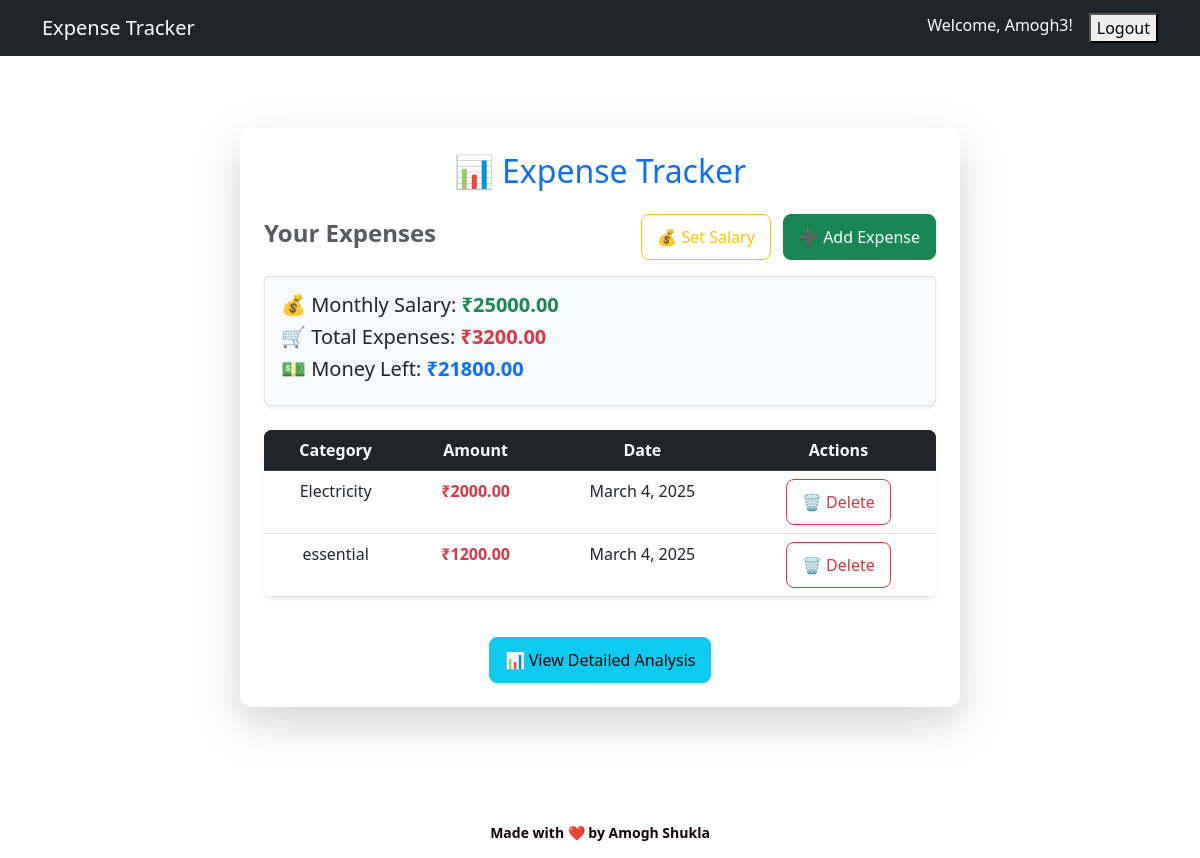
The app's page /Expense/ (signed in) with its own data.
### Expense/models.py (models this page shows, shortened)
class Salary(models.Model):
    user = models.OneToOneField(User, on_delete=models.CASCADE, null=True)
    amount = models.DecimalField(max_digits=10, decimal_places=2, default=0.00)

class Expense(models.Model):
    user = models.ForeignKey(User, on_delete=models.CASCADE, null=True, blank=True)  # Add user
    category = models.CharField(max_length=255, default="0")
    title = models.CharField(max_length=200, default="Untitled Expense")
    amount = models.DecimalField(max_digits=10, decimal_places=2)
    date = models.DateField(auto_now_add=True)
    description = models.TextField(blank=True, null=True)

### Expense/views.py (the view)
# urls.py: path('', views.expense_list, name='expense_list'),
@login_required
def expense_list(request):
    expenses = Expense.objects.filter(user=request.user)
    total_expense = sum(exp.amount for exp in expenses)
    salary_obj, created = Salary.objects.get_or_create(user=request.user, defaults={'amount': 0})
    money_left = salary_obj.amount - total_expense
    return render(request, 'Expense/list.html', {
        'expenses': expenses,
        'salary': salary_obj.amount,
        'money_left': money_left,
        'total_expense': total_expense
    })

### Expense/templates/Expense/list.html (shortened to what this page needs)
{% extends 'base.html' %}
{% block content %}
<div class="container mt-5">
    <div class="row justify-content-center">
        <div class="col-md-8">
            <div class="card shadow-lg p-4">
                <h2 class="text-center text-primary mb-4">📊 Expense Tracker</h2>
                <div class="d-flex justify-content-between align-items-center mb-3">
                    <h4 class="text-muted">Your Expenses</h4>
                    <div>
                        <a href="{% url 'set_salary' %}" class="btn btn-outline-warning me-2">💰 Set Salary</a>
                        <a href="{% url 'add_expense' %}" class="btn btn-success">➕ Add Expense</a>
                    </div>
                </div>
                <div class="mb-4 p-3 bg-light border rounded shadow-sm">
                    <h5>💰 Monthly Salary: <span class="text-success fw-bold">₹{{ salary }}</span></h5>
                    <h5>🛒 Total Expenses: <span class="text-danger fw-bold">₹{{ total_expense }}</span></h5>
                    <h5>💵 Money Left: <span class="text-primary fw-bold">₹{{ money_left }}</span></h5>
                </div>
                {% if expenses %}
                    <table class="table table-hover text-center shadow-sm">
                        <thead class="table-dark">
                            <tr>
                                <th>Category</th>
                                <th>Amount</th>
                                <th>Date</th>
                                <th>Actions</th>
                            </tr>
                        </thead>
                        <tbody>
                            {% for expense in expenses %}
                            <tr>
                                <td>{{ expense.category }}</td>
                                <td class="fw-bold text-danger">₹{{ expense.amount }}</td>
                                <td>{{ expense.date }}</td>
                                <td>
                                    <a href="{% url 'delete_expense' expense.id %}" class="btn btn-outline-danger btn-sm">🗑️ Delete</a>
                                </td>
                            </tr>
                            {% endfor %}
                        </tbody>
                    </table>
                {% else %}
                    <p class="text-center text-muted">No expenses added yet. Start tracking now! 📈</p>
                {% endif %}
                <div class="text-center mt-4">
                    <a href="{% url 'expense_analysis' %}" class="btn btn-info btn-lg shadow-sm">📊 View Detailed Analysis</a>
                </div>
            </div>
        </div>
    </div>
</div>
<footer >
    <p>Made with ❤️ by <strong>Amogh Shukla</strong></p>
</footer>
{% endblock %}

### Expense/templates/base.html (shortened to what this page needs)
<!DOCTYPE html>
<html lang="en">
<head>
    <link rel="stylesheet" href="https://cdn.jsdelivr.net/npm/bootstrap@5.3.0/dist/css/bootstrap.min.css">
</head>
<body>
    <nav class="navbar navbar-expand-lg navbar-dark bg-dark">
        <div class="container">
            <a class="navbar-brand" href="{% url 'expense_list' %}">Expense Tracker</a>
            <div class="collapse navbar-collapse" id="navbarNav">
                <ul class="navbar-nav ms-auto">
                    {% if user.is_authenticated %}
                        <li class="nav-item">
                            <span class="navbar-text text-white me-3">Welcome, {{ user.username }}!</span>
                        </li>
                        <li class="nav-item">
                            <form action="/accounts/logout/" method="post">
                                <button type="submit">Logout</button>
                            </form>
                        </li>
                    {% endif %}
                </ul>
            </div>
        </div>
    </nav>
    <div class="container mt-4">
        {% block content %}{% endblock %}
    </div>
</body>
</html>

### Expense/templates/Expense/list.html (style rules this page uses)
html, body { height: 100%; margin: 0; padding: 0; display: flex; flex-direction: column; }
.container { flex: 1; }
.card { border-radius: 12px; border: none; background: #fff; box-shadow: 0px 4px 15px rgba(0, 0, 0, 0.1); }
.btn { font-size: 16px; padding: 10px 15px; border-radius: 8px; transition: 0.3s; }
.table { border-radius: 8px; overflow: hidden; }
.table-dark { background-color: #343a40; color: white; }
.text-muted { font-weight: bold; }
footer { color: #0f0505; text-align: center; padding: 15px; margin-top: 100px; }
footer p { margin: 0; font-size: 14px; font-weight: bold; }

### records on screen
Salary: amount "25000.00"
Expense: category "Electricity", amount "2000.00", date "March 4, 2025"
Expense: category "essential", amount "1200.00", date "March 4, 2025"

### other values on screen
{{ user.username }} "Amogh3"
{{ total_expense }} "3200.00"
{{ money_left }} "21800.00"
